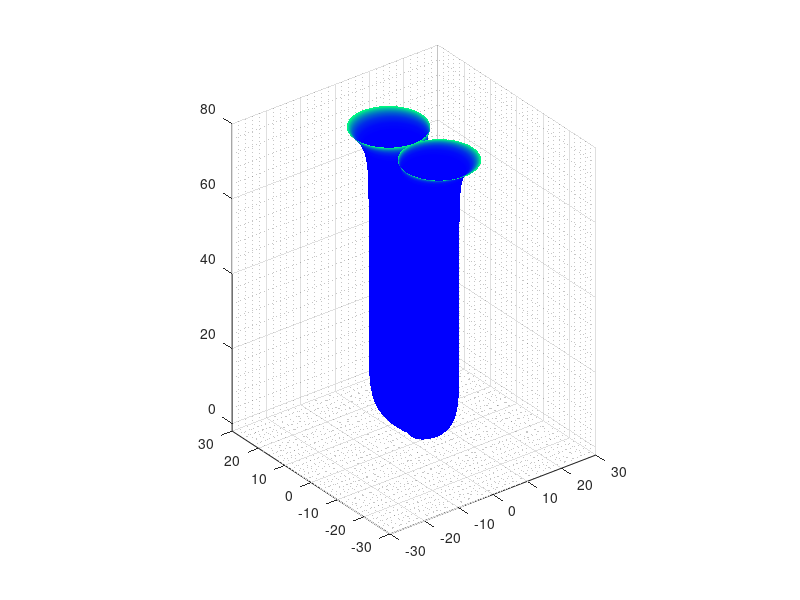

Here is the MATLAB script that generated this plot:
%Crypt Fission 2

clear; close all; clc

% Discretize space:
N_u = 1e2;
u = linspace(0, 2*pi, N_u);


N_v = 3e2;
v = linspace(0,78,N_v)';


%Create mesh grid:
[U_mesh,V_mesh] = meshgrid(u,v);

% Define radius function:
L = 78;
r_b = 41/2/pi;
r_t = 10/pi;   
a = 0.3;   
b = 0.15;
w = 5;



R_v = r_b*(1 - exp(-a * V_mesh)) + r_t * exp(a * (V_mesh - L));



for c = -10 : 90

    alpha = 0.5 * (1+ tanh((c - V_mesh)/w));

    beta_val = 1 + b * exp(-(c - V_mesh).^2 / w^2);

    bR = beta_val .* R_v;

    rn0_x = bR .* cos(U_mesh);
    rn0_y = bR .* sin(U_mesh);

    rn1_x = 2 * bR .* sin(U_mesh) .* cos(U_mesh);
    rn1_y = 2 * bR .* sin(U_mesh) .* sin(U_mesh);

    Dn_X = (1 - alpha) .* rn0_x + alpha .* rn1_x;
    Dn_Y = (1 - alpha) .* rn0_y + alpha .* rn1_y;
    Dn_Z = V_mesh;

    rs0_x = bR .* cos(U_mesh);
    rs0_y = bR .* sin(U_mesh);

    rs1_x = -2 * bR .* sin(U_mesh) .* cos(U_mesh);
    rs1_y = -2 * bR .* sin(U_mesh) .* sin(U_mesh);

    Ds_X = (1 - alpha) .* rs0_x + alpha .* rs1_x;
    Ds_Y = (1 - alpha) .* rs0_y + alpha .* rs1_y;
    Ds_Z = V_mesh;


    % Generate surface plot
    figure(1)
    surf(Dn_X, Dn_Y, Dn_Z, beta_val)
    hold on

    surf(Ds_X, Ds_Y, Ds_Z, beta_val)
    hold off

    shading interp
    grid on
    grid minor
    colormap winter
    axis equal
    xlim([-30 30])
    ylim([-30 30])
    zlim([-2 80])
    if c == -10
        pause(1)
    else
        drawnow
    end


end
